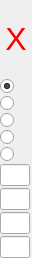
<?xml version="1.0" encoding="UTF-8"?>
<ui version="4.0">
 <class>ExtraOpcodeWidget</class>
 <widget class="QWidget" name="ExtraOpcodeWidget">
  <property name="geometry">
   <rect>
    <x>0</x>
    <y>0</y>
    <width>32</width>
    <height>258</height>
   </rect>
  </property>
  <property name="font">
   <font>
    <pointsize>7</pointsize>
    <italic>false</italic>
   </font>
  </property>
  <property name="windowTitle">
   <string>Form</string>
  </property>
  <layout class="QVBoxLayout" name="verticalLayout_2">
   <property name="spacing">
    <number>2</number>
   </property>
   <property name="margin">
    <number>0</number>
   </property>
   <item>
    <layout class="QVBoxLayout" name="verticalLayout">
     <property name="spacing">
      <number>2</number>
     </property>
     <item>
      <widget class="QLabel" name="lblBigRedX">
       <property name="palette">
        <palette>
         <active>
          <colorrole role="WindowText">
           <brush brushstyle="SolidPattern">
            <color alpha="255">
             <red>255</red>
             <green>0</green>
             <blue>0</blue>
            </color>
           </brush>
          </colorrole>
          <colorrole role="Text">
           <brush brushstyle="SolidPattern">
            <color alpha="255">
             <red>255</red>
             <green>0</green>
             <blue>0</blue>
            </color>
           </brush>
          </colorrole>
         </active>
         <inactive>
          <colorrole role="WindowText">
           <brush brushstyle="SolidPattern">
            <color alpha="255">
             <red>255</red>
             <green>0</green>
             <blue>0</blue>
            </color>
           </brush>
          </colorrole>
          <colorrole role="Text">
           <brush brushstyle="SolidPattern">
            <color alpha="255">
             <red>255</red>
             <green>0</green>
             <blue>0</blue>
            </color>
           </brush>
          </colorrole>
         </inactive>
         <disabled>
          <colorrole role="WindowText">
           <brush brushstyle="SolidPattern">
            <color alpha="255">
             <red>159</red>
             <green>158</green>
             <blue>158</blue>
            </color>
           </brush>
          </colorrole>
          <colorrole role="Text">
           <brush brushstyle="SolidPattern">
            <color alpha="255">
             <red>159</red>
             <green>158</green>
             <blue>158</blue>
            </color>
           </brush>
          </colorrole>
         </disabled>
        </palette>
       </property>
       <property name="font">
        <font>
         <pointsize>24</pointsize>
        </font>
       </property>
       <property name="text">
        <string>X</string>
       </property>
       <property name="alignment">
        <set>Qt::AlignCenter</set>
       </property>
      </widget>
     </item>
     <item>
      <widget class="QRadioButton" name="rbOff">
       <property name="text">
        <string/>
       </property>
       <property name="checked">
        <bool>true</bool>
       </property>
      </widget>
     </item>
     <item>
      <widget class="QRadioButton" name="rbDirect">
       <property name="text">
        <string/>
       </property>
      </widget>
     </item>
     <item>
      <widget class="QRadioButton" name="rbIndirect">
       <property name="text">
        <string/>
       </property>
      </widget>
     </item>
     <item>
      <widget class="QRadioButton" name="rbContact1">
       <property name="text">
        <string/>
       </property>
      </widget>
     </item>
     <item>
      <widget class="QRadioButton" name="rbContact2">
       <property name="text">
        <string/>
       </property>
      </widget>
     </item>
     <item>
      <widget class="QLineEdit" name="edAddr">
       <property name="sizePolicy">
        <sizepolicy hsizetype="Fixed" vsizetype="Fixed">
         <horstretch>0</horstretch>
         <verstretch>0</verstretch>
        </sizepolicy>
       </property>
       <property name="maximumSize">
        <size>
         <width>30</width>
         <height>16777215</height>
        </size>
       </property>
       <property name="maxLength">
        <number>5</number>
       </property>
      </widget>
     </item>
     <item>
      <widget class="QLineEdit" name="edCfg">
       <property name="sizePolicy">
        <sizepolicy hsizetype="Fixed" vsizetype="Fixed">
         <horstretch>0</horstretch>
         <verstretch>0</verstretch>
        </sizepolicy>
       </property>
       <property name="maximumSize">
        <size>
         <width>30</width>
         <height>16777215</height>
        </size>
       </property>
       <property name="maxLength">
        <number>5</number>
       </property>
      </widget>
     </item>
     <item>
      <widget class="QLineEdit" name="edVal1">
       <property name="maximumSize">
        <size>
         <width>30</width>
         <height>16777215</height>
        </size>
       </property>
       <property name="maxLength">
        <number>5</number>
       </property>
      </widget>
     </item>
     <item>
      <widget class="QLineEdit" name="edVal2">
       <property name="sizePolicy">
        <sizepolicy hsizetype="Fixed" vsizetype="Fixed">
         <horstretch>0</horstretch>
         <verstretch>0</verstretch>
        </sizepolicy>
       </property>
       <property name="maximumSize">
        <size>
         <width>30</width>
         <height>16777215</height>
        </size>
       </property>
       <property name="maxLength">
        <number>5</number>
       </property>
      </widget>
     </item>
    </layout>
   </item>
  </layout>
 </widget>
 <resources/>
 <connections/>
</ui>
